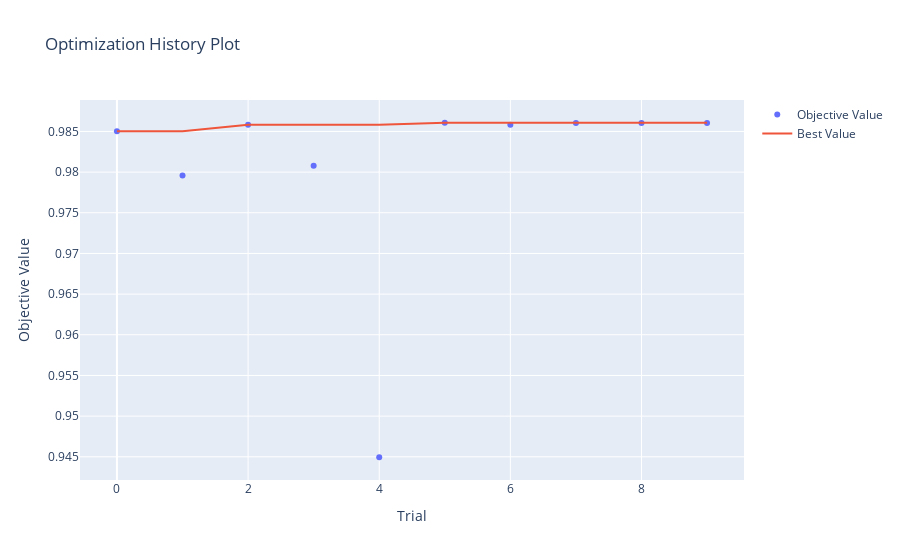

The notebook cell this image was saved under:
### Code cell
optuna.visualization.plot_optimization_history(study)

### Figure 1 — Plotly figure (JSON) as saved in the notebook; plotly's stock layout.template omitted (floating-point values rounded to 4 significant figures)
{"data": [{"mode": "markers", "name": "Objective Value", "type": "scatter", "x": [0, 1, 2, 3, 4, 5, 6, 7, 8, 9], "y": [0.985, 0.9796, 0.9858, 0.9808, 0.9449, 0.9861, 0.9858, 0.986, 0.986, 0.986]}, {"mode": "lines", "name": "Best Value", "type": "scatter", "x": [0, 1, 2, 3, 4, 5, 6, 7, 8, 9], "y": [0.985, 0.985, 0.9858, 0.9858, 0.9858, 0.9861, 0.9861, 0.9861, 0.9861, 0.9861]}, {"marker": {"color": "#cccccc"}, "mode": "markers", "name": "Infeasible Trial", "showlegend": false, "type": "scatter", "x": [], "y": []}], "layout": {"title": {"text": "Optimization History Plot"}, "xaxis": {"title": {"text": "Trial"}}, "yaxis": {"title": {"text": "Objective Value"}}}}
